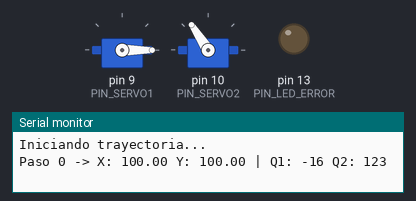
The sketch below on a simulated Arduino Uno, built with avr-gcc and run on an emulated ATmega328P. Parts: 2 × servo, output pins drawn as LEDs (lit = HIGH), the last lines printed to the serial monitor.

Above: at 0.1 s.
At 1.2 s:
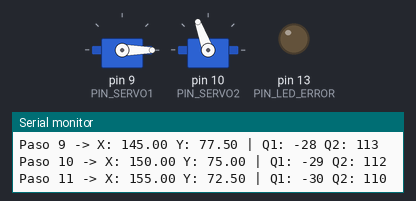
At 2.1 s:
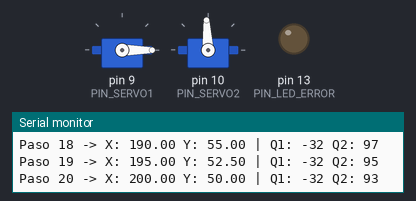
Timing chart, 0 to 3.6 s (numbered marks = the images above):
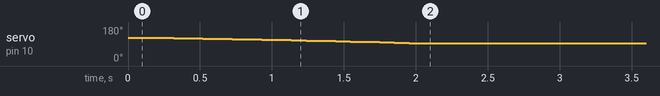

The sketch:

clase3_movimiento_linea_recta.ino
```cpp
#include <Servo.h>
#include <math.h>

// Configuración de Hardware
Servo servo1;
Servo servo2;
const int PIN_SERVO1 = 9;
const int PIN_SERVO2 = 10;
const int PIN_LED_ERROR = 13;

// Dimensiones del Robot (mm)
const float L1 = 150.0;
const float L2 = 150.0;
const float ALCANCE_MAX = L1 + L2;

// Parámetros de interpolación
const int PASOS = 20;

void setup() {
  Serial.begin(9600);
  servo1.attach(PIN_SERVO1);
  servo2.attach(PIN_SERVO2);
  pinMode(PIN_LED_ERROR, OUTPUT);

  // Ejemplo de ejecución: Movimiento de A(100, 100) a B(200, 50)
  moverEnLineaRecta(100, 100, 200, 50);
}

void loop() {
  // El programa puede esperar comandos por Serial aquí
}

void moverEnLineaRecta(float xa, float ya, float xb, float yb) {
  // 1. Verificar si los puntos son alcanzables (Espacio de trabajo)
  if (!esAlcanzable(xa, ya) || !esAlcanzable(xb, yb)) {
    digitalWrite(PIN_LED_ERROR, HIGH);
    Serial.println("ERROR: Punto fuera del alcance del robot.");
    return;
  }

  digitalWrite(PIN_LED_ERROR, LOW);
  Serial.println("Iniciando trayectoria...");

  // 2. Interpolación lineal y Cinemática Inversa
  for (int i = 0; i <= PASOS; i++) {
    // Calcular punto intermedio (xi, yi)
    float xi = xa + (xb - xa) * (float(i) / PASOS);
    float yi = ya + (yb - ya) * (float(i) / PASOS);

    // Calcular ángulos q1 y q2 en radianes
    float q2_rad = acos((pow(xi, 2) + pow(yi, 2) - pow(L1, 2) - pow(L2, 2)) / (2 * L1 * L2));
    float q1_rad = atan2(yi, xi) - atan2(L2 * sin(q2_rad), L1 + L2 * cos(q2_rad));

    // Convertir a grados para los servomotores
    int angulo1 = q1_rad * 180.0 / PI; // PI = Constante con el valor de pi
    int angulo2 = q2_rad * 180.0 / PI;

    // 3. Enviar señales a los actuadores
    servo1.write(angulo1);
    servo2.write(angulo2);

    // Monitor serial para depuración
    Serial.print("Paso "); Serial.print(i);
    Serial.print(" -> X: "); Serial.print(xi);
    Serial.print(" Y: "); Serial.print(yi);
    Serial.print(" | Q1: "); Serial.print(angulo1);
    Serial.print(" Q2: "); Serial.println(angulo2);

    // 4. Retardo entre segmentos de 100ms
    delay(100);
  }
  Serial.println("Trayectoria completada.");
}

bool esAlcanzable(float x, float y) {
  float distanciaAlOrigen = sqrt(pow(x, 2) + pow(y, 2));
  // El punto es alcanzable si no está más lejos que la suma de los eslabones
  // y no está más cerca que la diferencia (zona muerta central)
  return (distanciaAlOrigen <= ALCANCE_MAX && distanciaAlOrigen >= abs(L1 - L2));
}
```
